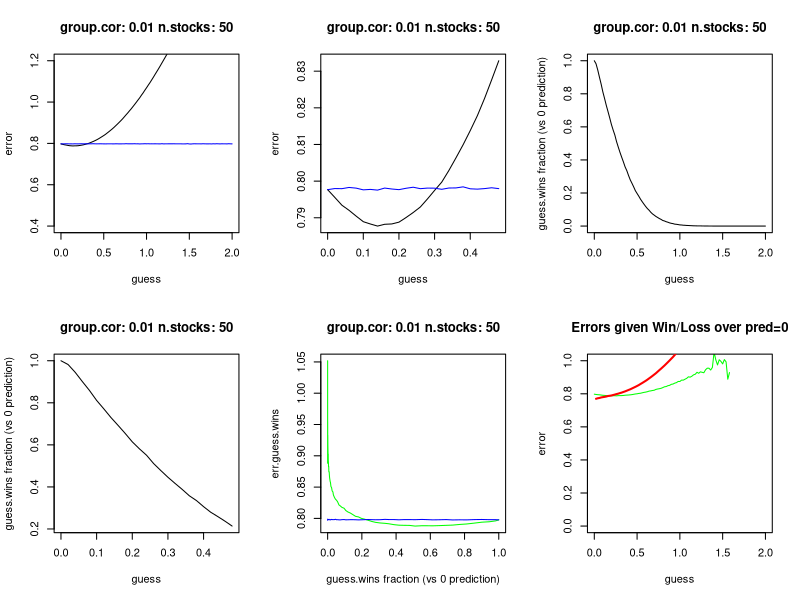

R code for this plot: (Note: a time limit stopped this script after it produced the figure.)

library(MASS)

PLOT.FILE         <- "opt-2guess-err-winprob.pdf"
N.GROUP.STOCKS    <- 50
N.TRIALS          <- 100000
#N.TRIALS          <- 1000
GROUP.CORS        <- c(0.01, 0.1, 0.2, 0.3, 0.4, 0.5, 0.6, 0.7, 0.8, 0.9, 0.99)

cor.rnorm <- function(n.dim, n.samples, cor.const) {
    # returns a matrix with one n.dim sample per row, n.samples rows
    cor.matrix <- rep(cor.const, n.dim*n.dim)
    dim(cor.matrix) <- c(n.dim, n.dim)
    diag(cor.matrix) <- 1
    zero.means <- rep(0, n.dim)
    mvrnorm(n=n.samples, mu=zero.means, Sigma=cor.matrix)
}

pdf(file=PLOT.FILE)
par(mfrow=c(2,3))

guesses <- c(0:100)/100. * 2.

for(group.cor in GROUP.CORS) {

    errs.guess <- c()
    errs.zero  <- c()
    guess.wins <- c()
    err.guess.wins <- c()
    err.guess.loses <- c()

    for(guess in guesses) {

        #x <- rnorm(NPTS)
        x <- cor.rnorm(N.GROUP.STOCKS, N.TRIALS, group.cor)

        err.guess.rows  <- pmin(rowMeans(abs(x-guess)), rowMeans(abs(x--guess)))
        err.zero.rows   <- rowMeans(abs(x-0))
        err.guess       <- mean(err.guess.rows)
        err.zero        <- mean(err.zero.rows)
        guess.win       <- mean( err.guess.rows <= err.zero.rows )
        err.guess.win   <- mean( err.guess.rows[err.guess.rows <= err.zero.rows] )
        err.guess.lose  <- mean( err.guess.rows[err.guess.rows >  err.zero.rows] )

        cat("group.cor: ", group.cor, "guess: ",   guess,     
            " err.guess: ", err.guess, " err.zero: ", err.zero,  
            " guess.win: ", guess.win, "\n")
        errs.guess <- c(errs.guess, err.guess)
        errs.zero  <- c(errs.zero , err.zero)
        guess.wins <- c(guess.wins, guess.win)
        err.guess.wins  <- c(err.guess.wins,  err.guess.win)
        err.guess.loses <- c(err.guess.loses, err.guess.lose)
    }

    tag <- paste("group.cor:", group.cor, "n.stocks:", N.GROUP.STOCKS)

    errs.ylim <- c(0.4, 1.2)
    xlim.mask <- guesses < 0.5

    plot(guesses, errs.guess, xlab="guess", ylab="error", type="l", main=tag, ylim=errs.ylim)
    lines(guesses, errs.zero, col="blue")

    plot(guesses[xlim.mask], errs.guess[xlim.mask], xlab="guess", ylab="error", type="l", main=tag)
    lines(guesses[xlim.mask], errs.zero[xlim.mask], col="blue")

    plot(guesses, guess.wins, xlab="guess", ylab="guess.wins fraction (vs 0 prediction)", 
                type="l", main=tag, ylim=c(0,1))

    plot(guesses[xlim.mask], guess.wins[xlim.mask], xlab="guess", ylab="guess.wins fraction (vs 0 prediction)", 
                type="l", main=tag)


    plot(guess.wins,  err.guess.wins, xlab="guess.wins fraction (vs 0 prediction)", 
            ylab="err.guess.wins", type="l", main=tag, xlim=c(0,1), col="green")
    lines(guess.wins, errs.zero, col="blue")

    plot(guesses,  err.guess.wins, xlab="guess", main="Errors given Win/Loss over pred=0",
            ylab="error", type="l", col="green", ylim=c(0,1))
    lines(guesses, err.guess.loses, lwd=2, col="red")

}
